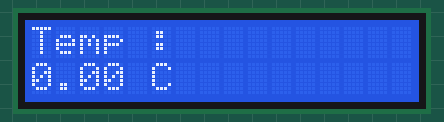
Simulated run of this sketch. Board: Arduino Uno, built with avr-gcc and run on an emulated ATmega328P. Shown: 16×2 character LCD. Random numbers use the default seed unless the sketch sets one; what the sketch prints to the serial monitor is not drawn.

Above: at 0.1 s.
At 16.2 s:
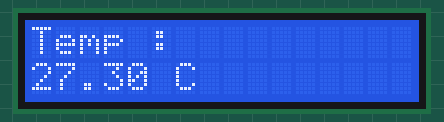
At 31.2 s:
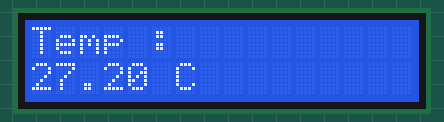
At 61.3 s:
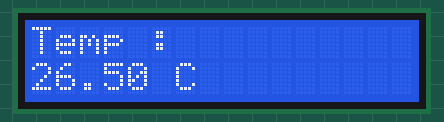
At 91.3 s:
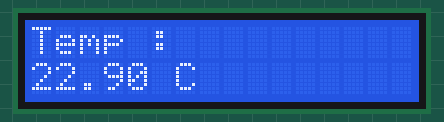
At 126.4 s:
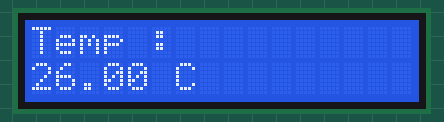

The sketch:

SinsorProxyDemo.ino
```cpp
#include <Arduino.h>
#include "CachedSensorProxy.h"
#include "LiquidCrystal.h"

CachedSensorProxy sensor;
LiquidCrystal lcd(12, 11, 5, 4, 3, 2); // RS, E, D4, D5, D6, D7

void setup() {
  Serial.begin(9600);
  lcd.begin(16, 2);
  lcd.print("Temp : ");
}

void loop() {
  float temp = sensor.getTemperature();
  Serial.print("Temp : ");
  Serial.println(temp);
  lcd.setCursor(0, 1); // Second row
  lcd.print("      "); // Clear previous value
  lcd.setCursor(0, 1);
  lcd.print(temp);
  lcd.print(" C");
  delay(1000);
}
```

CachedSensorProxy.h
```cpp
#ifndef CACHED_SENSOR_PROXY_H
#define CACHED_SENSOR_PROXY_H

#include <Arduino.h>
#include "SensorInterface.h"
#include "SlowSensor.h"

class CachedSensorProxy : public SensorInterface {
  private:
    SlowSensor realSensor;
    float cachedValue;
    unsigned long lastReadTime;
    const unsigned long CACHE_DURATION = 5000; // 5 seconds

  public:
    CachedSensorProxy() : cachedValue(0), lastReadTime(0) {}

    float getTemperature() override {
      unsigned long now = millis();
      if (now - lastReadTime < CACHE_DURATION) {
        return cachedValue;
      } else {
        cachedValue = realSensor.getTemperature();
        lastReadTime = now;
        return cachedValue;
      }
    }
};

#endif
```

SensorInterface.h
```cpp
#ifndef SENSOR_INTERFACE_H
#define SENSOR_INTERFACE_H

#include <Wire.h>
#include <DHT.h>

#define DHTPIN 13
#define DHTTYPE DHT22

class SensorInterface {
  public:
    virtual float getTemperature() = 0;
};


#endif
```

SlowSensor.h
```cpp
#ifndef SLOW_SENSOR_H
#define SLOW_SENSOR_H

#include <DHT.h>
#include "SensorInterface.h"

#define DHTPIN 13      // Digital pin connected to the DHT22 (SDA in WOKWI)
#define DHTTYPE DHT22  // DHT 22 (AM2302)

class SlowSensor : public SensorInterface {
    DHT dht;
  public:
    SlowSensor() : dht(DHTPIN, DHTTYPE) {
      dht.begin();
    }
    float getTemperature() override {
      delay(1000); // DHT22 needs 5 seconds between reads
      return 20.0 + random(0, 100) / 10.0;
    }
};

#endif
```

Measured:
- what the display in image 1 shows lasts 5.0 s, from 16.1 s to 21.1 s
